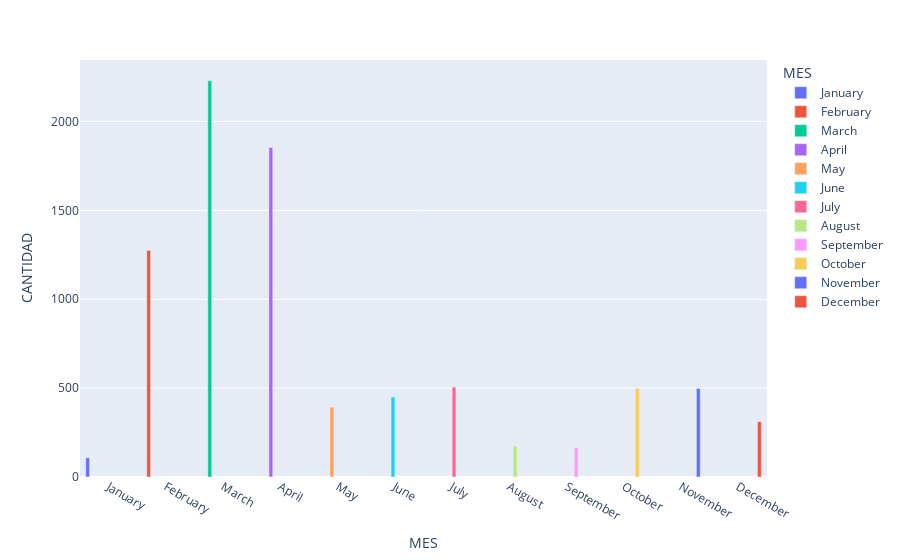

Notebook code cell kept with this figure:
### Code cell
# Gráfico por mes del total de llamadas realizadas
# ==============================================================================

fig = make_subplots(rows=1, cols=2)

dataMes = dataMes.sort_values('N_MES', ascending=True)

# Gráfico considerando solo los heridos
trace1  = px.bar(dataMes, x="MES", y="CANTIDAD", color="MES", barmode="group")

fig.add_trace(trace1['data'][0], row=1, col=1)
trace1.show()

### Figure 1 — Plotly figure (JSON) as saved in the notebook; plotly's stock layout.template omitted (floating-point values rounded to 4 significant figures)
{"data": [{"alignmentgroup": "True", "hovertemplate": "MES=%{x}<br>CANTIDAD=%{y}<extra></extra>", "legendgroup": "January", "marker": {"color": "#636efa", "pattern": {"shape": ""}}, "name": "January", "offsetgroup": "January", "orientation": "v", "showlegend": true, "textposition": "auto", "type": "bar", "x": ["January"], "xaxis": "x", "y": [108], "yaxis": "y"}, {"alignmentgroup": "True", "hovertemplate": "MES=%{x}<br>CANTIDAD=%{y}<extra></extra>", "legendgroup": "February", "marker": {"color": "#EF553B", "pattern": {"shape": ""}}, "name": "February", "offsetgroup": "February", "orientation": "v", "showlegend": true, "textposition": "auto", "type": "bar", "x": ["February"], "xaxis": "x", "y": [1275], "yaxis": "y"}, {"alignmentgroup": "True", "hovertemplate": "MES=%{x}<br>CANTIDAD=%{y}<extra></extra>", "legendgroup": "March", "marker": {"color": "#00cc96", "pattern": {"shape": ""}}, "name": "March", "offsetgroup": "March", "orientation": "v", "showlegend": true, "textposition": "auto", "type": "bar", "x": ["March"], "xaxis": "x", "y": [2229], "yaxis": "y"}, {"alignmentgroup": "True", "hovertemplate": "MES=%{x}<br>CANTIDAD=%{y}<extra></extra>", "legendgroup": "April", "marker": {"color": "#ab63fa", "pattern": {"shape": ""}}, "name": "April", "offsetgroup": "April", "orientation": "v", "showlegend": true, "textposition": "auto", "type": "bar", "x": ["April"], "xaxis": "x", "y": [1854], "yaxis": "y"}, {"alignmentgroup": "True", "hovertemplate": "MES=%{x}<br>CANTIDAD=%{y}<extra></extra>", "legendgroup": "May", "marker": {"color": "#FFA15A", "pattern": {"shape": ""}}, "name": "May", "offsetgroup": "May", "orientation": "v", "showlegend": true, "textposition": "auto", "type": "bar", "x": ["May"], "xaxis": "x", "y": [393], "yaxis": "y"}, {"alignmentgroup": "True", "hovertemplate": "MES=%{x}<br>CANTIDAD=%{y}<extra></extra>", "legendgroup": "June", "marker": {"color": "#19d3f3", "pattern": {"shape": ""}}, "name": "June", "offsetgroup": "June", "orientation": "v", "showlegend": true, "textposition": "auto", "type": "bar", "x": ["June"], "xaxis": "x", "y": [450], "yaxis": "y"}, {"alignmentgroup": "True", "hovertemplate": "MES=%{x}<br>CANTIDAD=%{y}<extra></extra>", "legendgroup": "July", "marker": {"color": "#FF6692", "pattern": {"shape": ""}}, "name": "July", "offsetgroup": "July", "orientation": "v", "showlegend": true, "textposition": "auto", "type": "bar", "x": ["July"], "xaxis": "x", "y": [505], "yaxis": "y"}, {"alignmentgroup": "True", "hovertemplate": "MES=%{x}<br>CANTIDAD=%{y}<extra></extra>", "legendgroup": "August", "marker": {"color": "#B6E880", "pattern": {"shape": ""}}, "name": "August", "offsetgroup": "August", "orientation": "v", "showlegend": true, "textposition": "auto", "type": "bar", "x": ["August"], "xaxis": "x", "y": [173], "yaxis": "y"}, {"alignmentgroup": "True", "hovertemplate": "MES=%{x}<br>CANTIDAD=%{y}<extra></extra>", "legendgroup": "September", "marker": {"color": "#FF97FF", "pattern": {"shape": ""}}, "name": "September", "offsetgroup": "September", "orientation": "v", "showlegend": true, "textposition": "auto", "type": "bar", "x": ["September"], "xaxis": "x", "y": [164], "yaxis": "y"}, {"alignmentgroup": "True", "hovertemplate": "MES=%{x}<br>CANTIDAD=%{y}<extra></extra>", "legendgroup": "October", "marker": {"color": "#FECB52", "pattern": {"shape": ""}}, "name": "October", "offsetgroup": "October", "orientation": "v", "showlegend": true, "textposition": "auto", "type": "bar", "x": ["October"], "xaxis": "x", "y": [498], "yaxis": "y"}, {"alignmentgroup": "True", "hovertemplate": "MES=%{x}<br>CANTIDAD=%{y}<extra></extra>", "legendgroup": "November", "marker": {"color": "#636efa", "pattern": {"shape": ""}}, "name": "November", "offsetgroup": "November", "orientation": "v", "showlegend": true, "textposition": "auto", "type": "bar", "x": ["November"], "xaxis": "x", "y": [498], "yaxis": "y"}, {"alignmentgroup": "True", "hovertemplate": "MES=%{x}<br>CANTIDAD=%{y}<extra></extra>", "legendgroup": "December", "marker": {"color": "#EF553B", "pattern": {"shape": ""}}, "name": "December", "offsetgroup": "December", "orientation": "v", "showlegend": true, "textposition": "auto", "type": "bar", "x": ["December"], "xaxis": "x", "y": [311], "yaxis": "y"}], "layout": {"barmode": "group", "legend": {"title": {"text": "MES"}, "tracegroupgap": 0}, "margin": {"t": 60}, "xaxis": {"anchor": "y", "categoryarray": ["January", "February", "March", "April", "May", "June", "July", "August", "September", "October", "November", "December"], "categoryorder": "array", "domain": [0, 1], "title": {"text": "MES"}}, "yaxis": {"anchor": "x", "domain": [0, 1], "title": {"text": "CANTIDAD"}}}}
